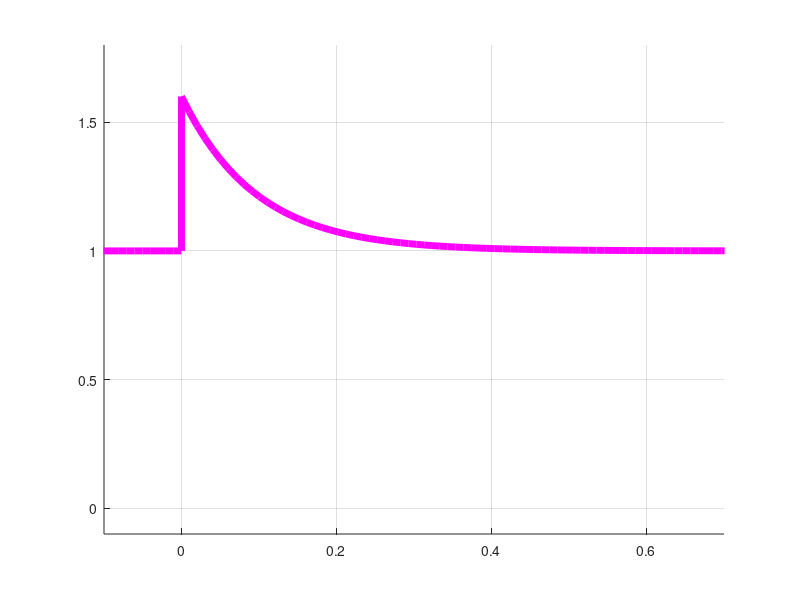

Write MATLAB code to recreate this figure. (Note: this script raises an error after producing the figure.)
%
% Brian D. Wendt
% 05 November 2015
% HW #9
%
clc; clear; format compact;

% Current at t<0
t0 = linspace(-1,0);
i0 = 1 + 0*t0;

% Current at t=0
x = [0 0];
y = [1 1.6];

% Current decay at t>0
t1 = linspace(0,1);
iR = 1 + 0.6 * exp(-t1/0.096);

% Create figure
figure('Position', [900, 900, 600, 600]);
hold on; grid on;

% Graph it up
plot(x,y,'m','LineWidth',5)
plot(t0,i0,'m','LineWidth',5);
plot(t1,iR,'m','LineWidth',5);

% Set axes limits
xlim([-0.1 0.7]);
ylim([-0.1 1.8]);

% Move axes to origin **SAVE THIS PART!!**
ax = gca;
ax.XAxisLocation = 'origin';
ax.YAxisLocation = 'origin';